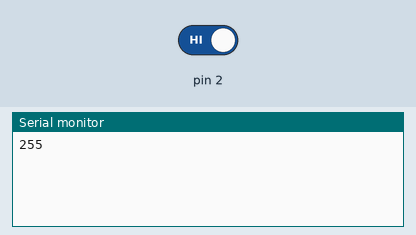
A sketch run on a simulated Arduino Uno, built with avr-gcc and run on an emulated ATmega328P. Parts: the last lines printed to the serial monitor. The inputs (shaded band) are chosen by the test bench; at power-on: pin 2 HIGH. Sleep ends after the set time or at an interrupt; EEPROM starts erased.

Above: at 1.2 s.
1.3 s: pin 2 driven LOW
At 1.9 s:
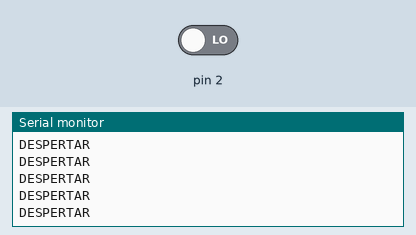
3.2 s: pin 2 driven HIGH
At 4.5 s:
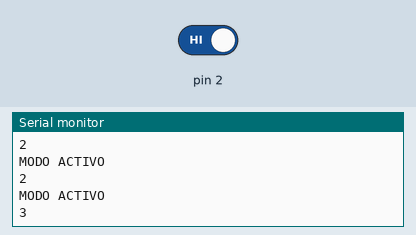
4.7 s: pin 2 driven LOW
At 5.2 s:
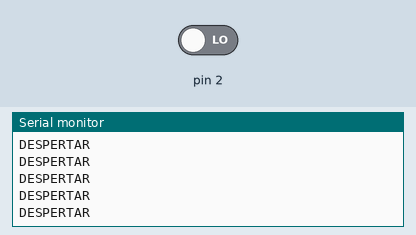
7.7 s: pin 2 driven HIGH
At 10.5 s:
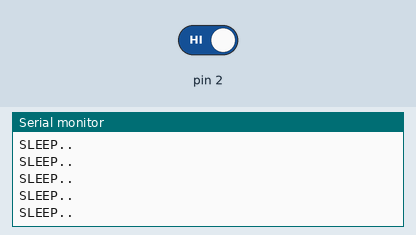
Timing chart, 0 to 10.9 s (numbered marks = the images above; inputs shaded):
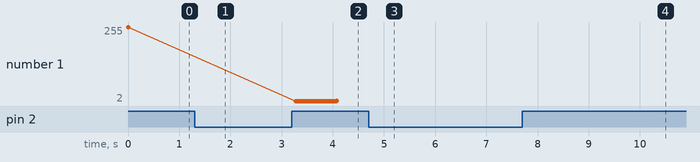

The sketch:

DEBER_SLEEP.ino
```cpp
/* UNIVERSIDAD TÉCNICA DEL NORTE
          FICA CIEROM
   NOMBRE: MAX CÓNDOR
   DEBER SLEEP
   Realizar un ejercicio que cada 2 segundos el sistema se encuentre
   activado y cada 10 segundos
   el sistema baje su consumo de corriente.
   Envíe mensajes de comunicación serial para mostrar el resultado.
*/
#include<TimerOne.h>
#include<avr/sleep.h>
#include<avr/power.h>
#include <avr/wdt.h>
#include<EEPROM.h>

int est;
int con= 0;


void setup() {
  Serial.begin(9600);
  est = EEPROM.read(0);
  EEPROM.write(0, 1);
  attachInterrupt(0, wakeup1, LOW);
  Timer1.initialize(1000000);
  Timer1.attachInterrupt(conteo);
  set_sleep_mode(SLEEP_MODE_IDLE);   // modo sleep usado modo IDLE
  Serial.begin(9600);
  Serial.println(est);


}

void loop() {
  activar();
  dormir();

}

void conteo() {
  con++;

}

void wakeup1() {
  sleep_disable();
  Serial.println("DESPERTAR");
  con = 0;
}
void activar() {
  if (con == 2 ) {
    Serial.println("MODO ACTIVO");
    Serial.println(con);
  }
}
void dormir() {
  if (con == 4) {
    Serial.println("SLEEP..");
    EEPROM.update(0, 0);
    sleep_mode();
    sleep_enable();
  } if (con == 10) {
    sleep_disable();
    con = 0;
  }
}
```

Measured:
- after the input at 1.3 s, the serial monitor: prints a new line at once (image 1)
- after the input at 3.2 s, the serial monitor: prints a new line after 0.07 s (image 2)
- after the input at 7.7 s, the serial monitor: prints a new line after 0.30 s (image 4)
- plotted number 1: 255 → 3 after the input at 3.2 s
